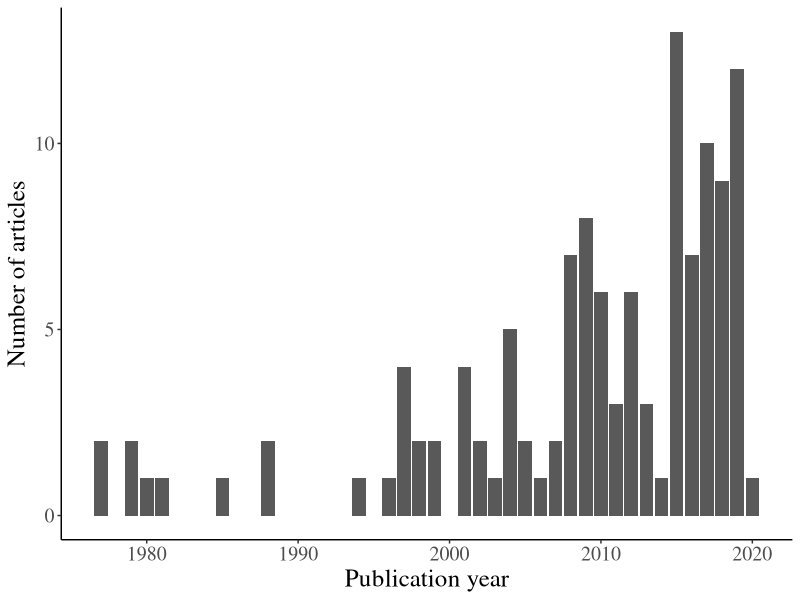
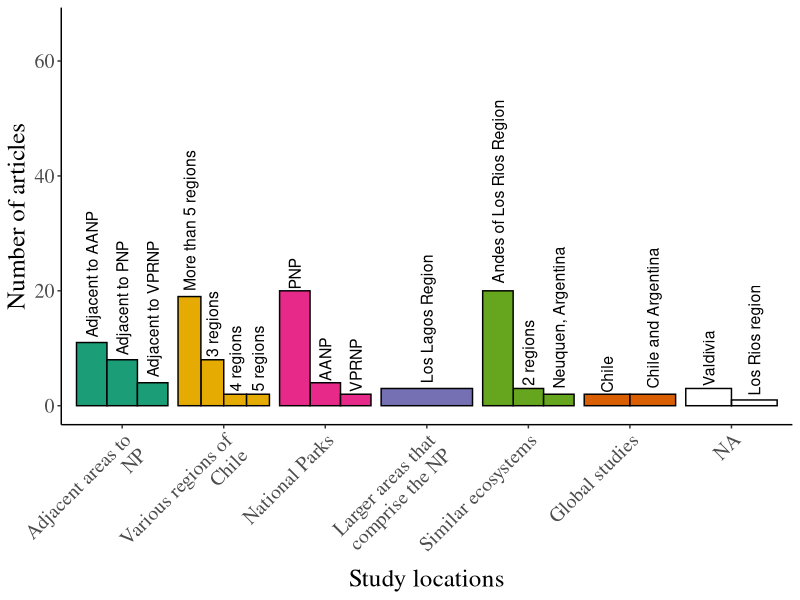
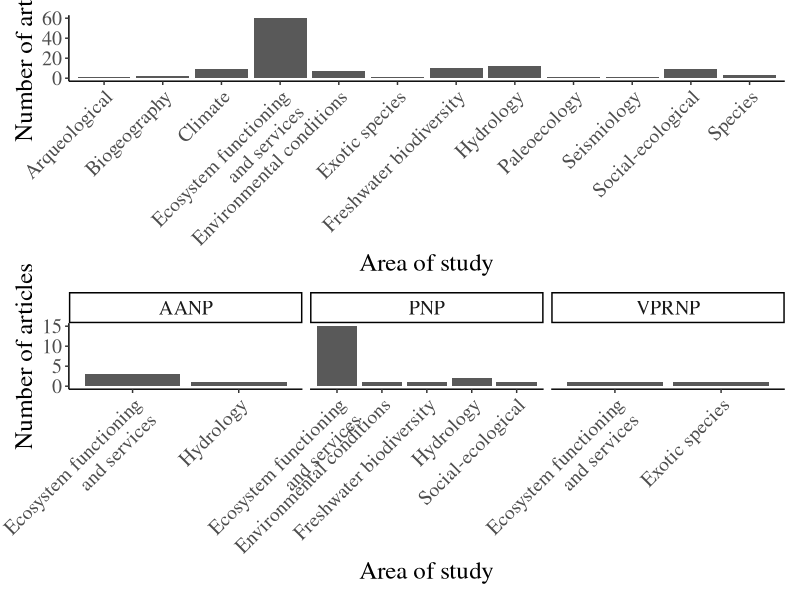
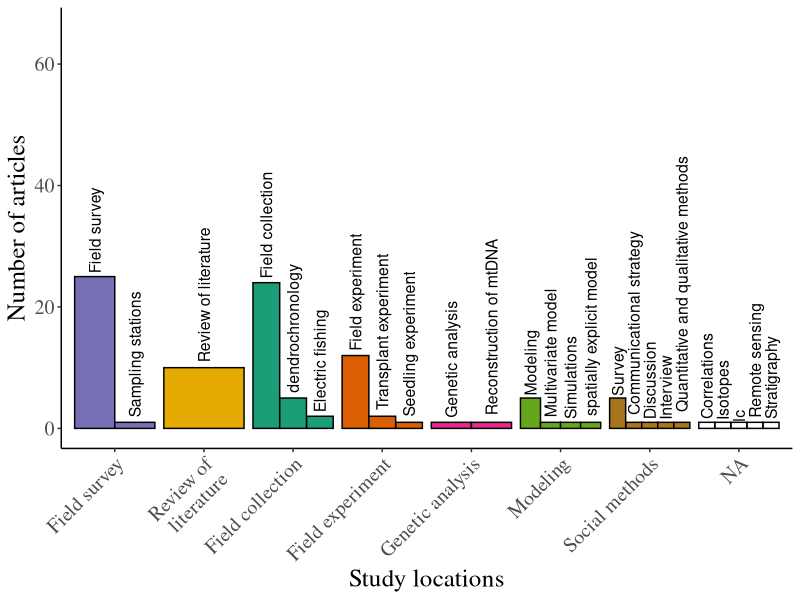
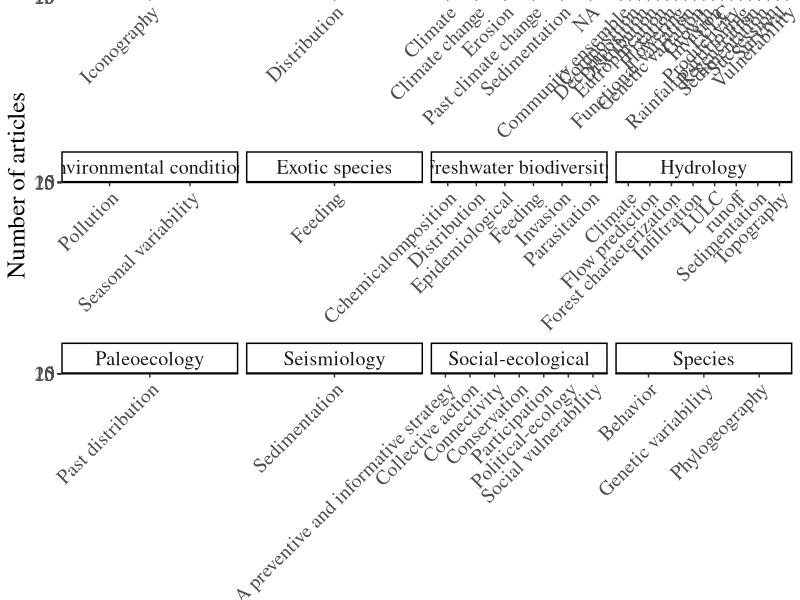
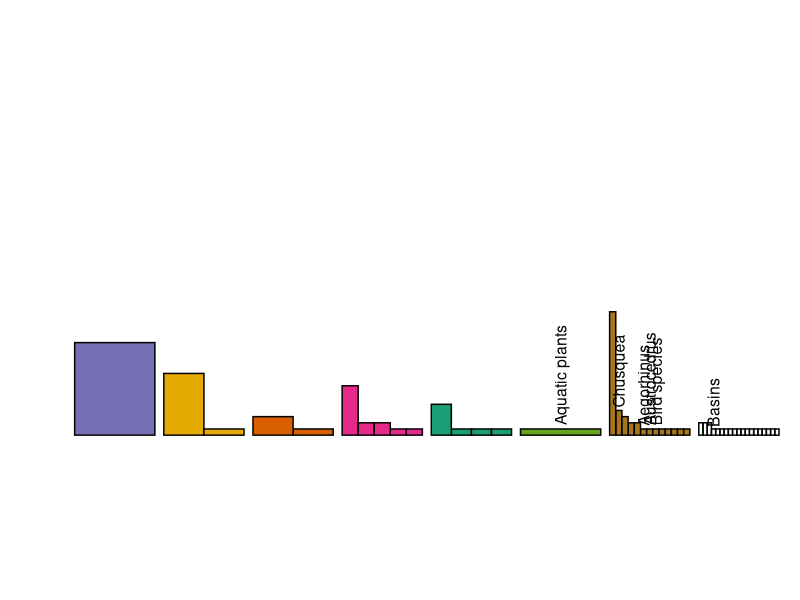

Generate these figures, in order, with R: (Note: this script raises an error after producing the figures.)
## ---- chunk 1
knitr::opts_chunk$set(echo = FALSE, include=FALSE, comment=FALSE, message=FALSE, warning=FALSE)
library(tidyverse)
library(patchwork)
library(ggplot2)
## ---- chunk 2
DF <- read_csv("WebScience_Ref.csv")
## ---- chunk 3
Pub_year <-ggplot(DF) + geom_bar(aes(x = `Publication Year`))+  labs(y="Number of articles", x="Publication year")  + theme_classic()+   theme(text=element_text(size=18,  family="Times"))
Pub_year
## ---- chunk 4
DF_Location <- DF %>%  group_by(`Study location`) %>% summarise(n = n()) %>% ungroup() %>% dplyr::filter(!is.na(`Study location`)) %>% 
  mutate(`Study location`=fct_reorder(`Study location`, -n))

DF_Location2 <- DF_Location %>% 
  mutate(`Study zone`= case_when(`Study location` %in% c("3 regions", "4 regions", "5 regions", "More than 5 regions")~"Various regions of Chile",  `Study location` %in% c("PNP", "AANP", "VPRNP")~"National Parks", `Study location` %in% c("Adjacent to PNP", "Adjacent to AANP", "Adjacent to VPRNP")~"Adjacent areas to NP", `Study location` %in% c("2 regions", "Andes of Los Rios Region", "Neuquen, Argentina", "Argentinian andes")~"Similar ecosystems", `Study location` %in% c("Los Lagos Region")~"Larger areas that comprise the NP", `Study location` %in% c("Chile", "Chile and Argentina")~"Global studies")) %>%
  mutate(`Study zone`= str_wrap(`Study zone`, 18))
                                
Location2 <-ggplot(DF_Location2, aes(x = fct_reorder(`Study zone`,n, .desc=TRUE), y = n, group = `Study location`)) + geom_col(aes(fill=`Study zone`), position="dodge", color="black") + geom_text(aes(label = `Study location`), size=4, position=position_dodge(0.9), angle=90,vjust=0.5, hjust=-0.04 ) + labs(y="Number of articles", x="Study locations")  + theme_classic()+ ylim(c(0,66))+theme(legend.position = "none")+ scale_fill_brewer(palette = "Dark2") + theme(text=element_text(size=18,  family="Times"), axis.text.x = element_text(angle = 45, vjust = 1, hjust=1))
Location2
## ---- chunk 5
DF_Area <- DF %>%  group_by(`Area of study`, `Study location`) %>% summarise(n = n()) %>% ungroup() %>%
  mutate(`Area of study`= str_wrap(`Area of study`, 24)) %>% dplyr::filter(!is.na(`Area of study`))

p1 <-ggplot(DF_Area) + geom_col(aes(x = `Area of study`, y=n)) +labs(y="Number of articles", x="Area of study")  + theme_classic()+   theme(text=element_text(size=18,  family="Times"))+ theme(axis.text.x = element_text(angle = 45, vjust = 1, hjust=1)) 

DF_Area2 <- DF_Area %>% dplyr::filter(`Study location` %in% c("PNP", "VPRNP", "AANP"))
p2 <- ggplot(DF_Area2) + geom_col(aes(x = `Area of study`, y=n)) +labs(y="Number of articles", x="Area of study")  + theme_classic()+   theme(text=element_text(size=18,  family="Times"))+ theme(axis.text.x = element_text(angle = 45, vjust = 1, hjust=1)) + facet_wrap(~`Study location`, scales="free_x")

p1/p2
## ---- chunk 6
DF_Methodology <- DF %>%  group_by(Methodology) %>% summarise(n = n()) %>% ungroup() %>% dplyr::filter(!is.na(Methodology)) %>% mutate(Methodology=fct_reorder(Methodology, -n))

DF_Methodology <- DF_Methodology %>% 
  mutate(General_methods= case_when(
    Methodology %in% c("Field collection", "dendrochronology", "Electric fishing")~"Field collection",  
    Methodology %in% c("Field survey", "Sampling stations")~"Field survey", 
    Methodology %in% c("Field experiment", "Transplant experiment", "Seedling experiment")~"Field experiment", 
    Methodology %in% c("Communicational strategy", "Discussion", "Quantitative and qualitative methods", "Survey", "Interview")~"Social methods", 
    Methodology %in% c("Modeling", "Simulations", "spatially explicit model", "Multivariate model")~"Modeling", 
    Methodology %in% c("Chile", "Chile and Argentina")~"Global studies",
    Methodology %in% c("Genetic analysis", "Reconstruction of mtDNA")~"Genetic analysis",
    Methodology %in% c("Review of literature")~"Review of literature")) %>%
  mutate(General_methods= str_wrap(General_methods, 18))


p1 <-ggplot(DF_Methodology, aes(x = fct_reorder(General_methods, n, .desc=TRUE), y = n, group = Methodology)) + geom_col(aes(fill=General_methods), position="dodge", color="black") + geom_text(aes(label =Methodology), size=4, position=position_dodge(0.9), angle=90,vjust=0.5, hjust=-0.04 ) + labs(y="Number of articles", x="Study locations")  + theme_classic()+ ylim(c(0,66))+theme(legend.position = "none")+ scale_fill_brewer(palette = "Dark2") + theme(text=element_text(size=18,  family="Times"), axis.text.x = element_text(angle = 45, vjust = 1, hjust=1))
p1


## ---- chunk 7
DF_Process <- DF %>%  group_by(`Area of study`, Process, Methodology, `Study object`) %>% summarise(n = n()) %>% ungroup() %>% 
  dplyr::filter(!is.na(`Area of study`))
#%>% mutate(`Area of study`= str_wrap(`Area of study`, 24)) %>% 

plot_process <-ggplot(DF_Process) + geom_col(aes(x = Process, y=n)) +labs(y="Number of articles", x="Processes studied")  + theme_classic()+   theme(text=element_text(size=18,  family="Times"))+ theme(axis.text.x = element_text(angle = 45, vjust = 1, hjust=1)) + facet_wrap(~`Area of study`, scales="free_x")
plot_process
## ---- chunk 8
DF_object <- DF %>%  group_by(`Study object`) %>% summarise(n = n()) %>% ungroup() %>% dplyr::filter(!is.na(`Study object`)) %>% mutate(`Study object`=fct_reorder(`Study object`, -n))

DF_object <- DF_object %>% 
  mutate(General_object= case_when(
    `Study object` %in% c("People", "Urban areas")~"Social",  
    `Study object` %in% c("Aegorhinus", "Austrocedrus", "Bird species","Chusquea", "Didymosphenia", "Dromiciops", "F. cupressoides", "Lichen", "Nothofagus", "Fishes",  "Salmonids", "Liolaemus", "Wild boar")~"Species", 
    `Study object` %in% c("Lakes", "Groundwater Storage", "runoff", "Soil", "watershed")~"Geographic elements", 
    `Study object` %in% c("Native forest")~"Ecosystem",
    `Study object` %in% c("Precipitation", "Rock art", "Fires","Particulate matter" )~"a",
    `Study object` %in% c("Aquatic plants" )~"Group of plants",
    `Study object` %in% c("Crustacean", "Evergreen trees")~"b")) %>%
  mutate(General_object= str_wrap(General_object, 18))


p1 <-ggplot(DF_object, aes(x = fct_reorder(General_object, n, .desc=TRUE), y = n, group = `Study object`)) + geom_col(aes(fill=General_object), position="dodge", color="black") + geom_text(aes(label =`Study object`), size=4, position=position_dodge(0.9), angle=90,vjust=0.5, hjust=-0.04 ) + labs(y="Number of articles", x="Study locations")  + theme_classic()+ ylim(c(0,66))+theme(legend.position = "none")+ scale_fill_brewer(palette = "Dark2") + theme(text=element_text(size=18,  family="Times"), axis.text.x = element_text(angle = 45, vjust = 1, hjust=1))
p1


## ---- chunk 9
DF_Hydro <- DF %>%  group_by(`Area of study`, Process, Methodology, `Study object`) %>% summarise(n = n()) %>% ungroup() %>%
  dplyr::filter(`Area of study`== "Hydrology")
#%>% mutate(`Area of study`= str_wrap(`Area of study`, 24)) %>% dplyr::filter(!is.na(`Area of study`))

Hydro1 <- ggplot(DF_Hydro) + geom_col(aes(x = Process, y=n)) +labs(y="Number of articles", x=" ")  + theme_classic()+   theme(text=element_text(size=18,  family="Times"))+ theme(axis.text.x = element_text(angle = 45, vjust = 1, hjust=1)) 
Hydro2 <- ggplot(DF_Hydro) + geom_col(aes(x = Methodology, y=n)) +labs(y="Number of articles", x=" ")  + theme_classic()+   theme(text=element_text(size=18,  family="Times"))+ theme(axis.text.x = element_text(angle = 45, vjust = 1, hjust=1)) 
Hydro3 <- ggplot(DF_Hydro) + geom_col(aes(x = `Study object`, y=n)) +labs(y="Number of articles", x=" ")  + theme_classic()+   theme(text=element_text(size=18,  family="Times"))+ theme(axis.text.x = element_text(angle = 0, vjust = 1, hjust=0.5)) 
(Hydro1 + Hydro2)/Hydro3
## ---- chunk 10
DF_Ecosys <- DF %>%  group_by(`Area of study`, Process, Methodology, `Study object`) %>% summarise(n = n()) %>% ungroup() %>%
  dplyr::filter(`Area of study`== "Ecosystem functioning and services")
#%>% mutate(`Area of study`= str_wrap(`Area of study`, 24)) %>% dplyr::filter(!is.na(`Area of study`))

Ecosys1 <- ggplot(DF_Ecosys) + geom_col(aes(x = Process, y=n)) +labs(y="Number of articles", x=" ")  + theme_classic()+   theme(text=element_text(size=18,  family="Times"))+ theme(axis.text.x = element_text(angle = 45, vjust = 1, hjust=1)) 
Ecosys2 <- ggplot(DF_Ecosys) + geom_col(aes(x = Methodology, y=n)) +labs(y="Number of articles", x=" ")  + theme_classic()+   theme(text=element_text(size=18,  family="Times"))+ theme(axis.text.x = element_text(angle = 45, vjust = 1, hjust=1)) 
Ecosys3 <- ggplot(DF_Ecosys) + geom_col(aes(x = `Study object`, y=n)) +labs(y="Number of articles", x=" ")  + theme_classic()+   theme(text=element_text(size=18,  family="Times"))+ theme(axis.text.x = element_text(angle = 0, vjust = 1, hjust=0.5)) 
(Ecosys1 + Ecosys2)/Ecosys3
## ---- chunk 11
DF_Social <- DF %>%  group_by(`Area of study`, Process, Methodology, `Study object`) %>% summarise(n = n()) %>% ungroup() %>%
  dplyr::filter(`Area of study`== "Social-ecological")
#%>% mutate(`Area of study`= str_wrap(`Area of study`, 24)) %>% dplyr::filter(!is.na(`Area of study`))

Social1 <- ggplot(DF_Social) + geom_col(aes(x = Process, y=n)) +labs(y="Number of articles", x=" ")  + theme_classic()+   theme(text=element_text(size=18,  family="Times"))+ theme(axis.text.x = element_text(angle = 45, vjust = 1, hjust=1)) 
Social2 <- ggplot(DF_Social) + geom_col(aes(x = Methodology, y=n)) +labs(y="Number of articles", x=" ")  + theme_classic()+   theme(text=element_text(size=18,  family="Times"))+ theme(axis.text.x = element_text(angle = 45, vjust = 1, hjust=1)) 
Social3 <- ggplot(DF_Social) + geom_col(aes(x = `Study object`, y=n)) +labs(y="Number of articles", x=" ")  + theme_classic()+   theme(text=element_text(size=18,  family="Times"))+ theme(axis.text.x = element_text(angle = 0, vjust = 1, hjust=0.5)) 
(Social1 + Social2)/Social3
## ---- chunk 12
DF_Fresh <- DF %>%  group_by(`Area of study`, Process, Methodology, `Study object`) %>% summarise(n = n()) %>% ungroup() %>%
  dplyr::filter(`Area of study`== "Freshwater biodiversity")
#%>% mutate(`Area of study`= str_wrap(`Area of study`, 24)) %>% dplyr::filter(!is.na(`Area of study`))

Fresh1 <- ggplot(DF_Fresh) + geom_col(aes(x = Process, y=n)) +labs(y="Number of articles", x=" ")  + theme_classic()+   theme(text=element_text(size=18,  family="Times"))+ theme(axis.text.x = element_text(angle = 45, vjust = 1, hjust=1)) 
Fresh2 <- ggplot(DF_Fresh) + geom_col(aes(x = Methodology, y=n)) +labs(y="Number of articles", x=" ")  + theme_classic()+   theme(text=element_text(size=18,  family="Times"))+ theme(axis.text.x = element_text(angle = 45, vjust = 1, hjust=1)) 
Fresh3 <- ggplot(DF_Fresh) + geom_col(aes(x = `Study object`, y=n)) +labs(y="Number of articles", x=" ")  + theme_classic()+   theme(text=element_text(size=18,  family="Times"))+ theme(axis.text.x = element_text(angle = 0, vjust = 1, hjust=0.5)) 
(Fresh1 + Fresh2)/Fresh3
